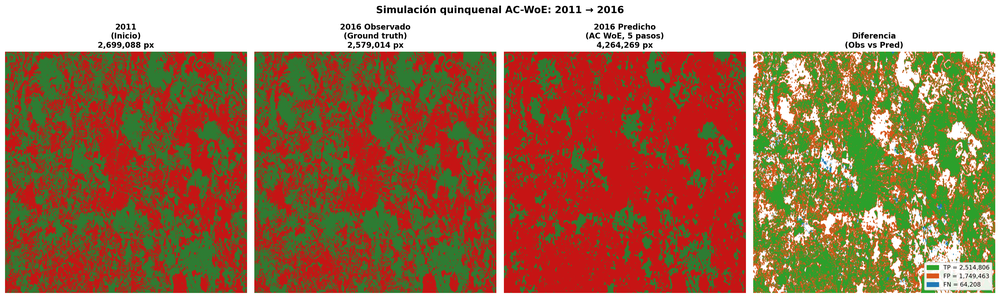
#> input picture data/processed/validation_quinquenal_2011_2016_v3_weighted/summary_2011_to_2016.png, 1000 x 298 px, shrunk from 3582 x 1067 before the run, given as the content of the folder D:/maestria/Tesis/AC-CityExpansion/data/raw, which was not available
$ jupyter execute --allow-errors 03_batch_processing.ipynb   (text cells are left out)
#> lines starting #> are read from the running program, lines starting #| are printed output that depends on the picture; after the words box and inside, x2 and y2 are one past the last pixel; in counts of white or black regions, pixels touching at a corner belong together; pictures that were not available may be replaced by others from this repository, and a replacement may not be noted
[cell 1]
# 1. Importar librerías necesarias
import os
import sys
import numpy as np
import pandas as pd
import matplotlib.pyplot as plt
from pathlib import Path
import cv2
from PIL import Image
import pickle
import json
from datetime import datetime
import warnings
warnings.filterwarnings('ignore')

# Librerías para procesamiento de imágenes
from skimage.feature import local_binary_pattern
from skimage import filters, morphology, measure, segmentation
from scipy import ndimage
from sklearn.cluster import MiniBatchKMeans
from sklearn.preprocessing import RobustScaler
from sklearn.metrics import silhouette_score, calinski_harabasz_score

print("✅ Librerías importadas correctamente")
print(f"Fecha de ejecución: {datetime.now().strftime('%Y-%m-%d %H:%M:%S')}")

[cell 2]
# 2. Configurar rutas y verificar archivos
project_root = Path(r"D:\maestria\Tesis\AC-CityExpansion")
raw_data_path = project_root / "data" / "raw"
processed_data_path = project_root / "data" / "processed"
results_path = project_root / "results"

# Crear directorios si no existen
processed_data_path.mkdir(parents=True, exist_ok=True)
results_path.mkdir(parents=True, exist_ok=True)

# Buscar todas las imágenes en la carpeta raw
image_files = list(raw_data_path.glob("*.jpg"))
image_files.extend(list(raw_data_path.glob("*.png")))
image_files.extend(list(raw_data_path.glob("*.tif")))

# Filtrar archivos que no son metadatos
image_files = [f for f in image_files if not f.name.startswith('.') and 'metadata' not in f.name.lower()]
image_files.sort()  # Ordenar por nombre (cronológicamente)

print(f"📁 Rutas configuradas:")
print(f"  • Datos originales: {raw_data_path}")
print(f"  • Datos procesados: {processed_data_path}")
print(f"  • Resultados: {results_path}")
print(f"\n📸 Imágenes encontradas: {len(image_files)}")

# Mostrar las primeras y últimas imágenes
if image_files:
    print(f"  • Primera imagen: {image_files[0].name}")
    print(f"  • Última imagen: {image_files[-1].name}")

    # Extraer años de los nombres de archivo
    years = []
    for img_file in image_files:
        # Extraer año del nombre del archivo (formato: qrtro_12_YYYY.jpg)
        try:
            year = int(img_file.stem.split('_')[-1])
            years.append(year)
        except:
            print(f"⚠️ No se pudo extraer el año de: {img_file.name}")

    if years:
        print(f"  • Rango temporal: {min(years)} - {max(years)} ({len(set(years))} años únicos)")
else:
    print("❌ No se encontraron imágenes para procesar")

[cell 3]
# 3. Funciones para extracción de características (basadas en el notebook original)

def extract_lbp_features(image, radius=3, n_points=24):
    """Extrae características Local Binary Pattern"""
    gray = cv2.cvtColor(image, cv2.COLOR_RGB2GRAY) if len(image.shape) == 3 else image
    lbp = local_binary_pattern(gray, n_points, radius, method='uniform')
    return lbp.astype(np.float32)

def extract_sobel_features(image):
    """Extrae características de gradientes Sobel"""
    gray = cv2.cvtColor(image, cv2.COLOR_RGB2GRAY) if len(image.shape) == 3 else image
    sobel_x = filters.sobel_h(gray)
    sobel_y = filters.sobel_v(gray)
    sobel_mag = np.sqrt(sobel_x**2 + sobel_y**2)
    return sobel_mag.astype(np.float32)

def extract_color_features(image):
    """Extrae características de color HSV"""
    if len(image.shape) == 3:
        hsv = cv2.cvtColor(image, cv2.COLOR_RGB2HSV)
        return hsv[:,:,1].astype(np.float32)  # Saturación
    else:
        return np.zeros_like(image, dtype=np.float32)

def extract_variance_features(image, window_size=15):
    """Extrae características de varianza local"""
    gray = cv2.cvtColor(image, cv2.COLOR_RGB2GRAY) if len(image.shape) == 3 else image

    # Calcular varianza local usando filtros
    kernel = np.ones((window_size, window_size)) / (window_size * window_size)
    mean = cv2.filter2D(gray.astype(np.float32), -1, kernel)
    mean_sq = cv2.filter2D((gray.astype(np.float32))**2, -1, kernel)
    variance = mean_sq - mean**2

    return variance.astype(np.float32)

def extract_all_features(image):
    """Extrae todas las características de una imagen"""
    print("    📊 Extrayendo características...")

    # LBP
    lbp = extract_lbp_features(image)

    # Sobel
    sobel = extract_sobel_features(image)

    # Color (saturación HSV)
    saturation = extract_color_features(image)

    # Varianza local
    variance = extract_variance_features(image)

    # Combinar características en un array plano
    h, w = image.shape[:2]
    features = np.column_stack([
        lbp.flatten(),
        sobel.flatten(),
        saturation.flatten(),
        variance.flatten()
    ])

    return features, (h, w)

print("✅ Funciones de extracción de características definidas")

[cell 4]
# 4. Funciones para clustering y clasificación semántica (CORREGIDAS)

def perform_clustering(features, n_clusters=5, random_state=42):
    """Realiza clustering K-means en las características"""
    print(f"    🎯 Aplicando K-means con {n_clusters} clusters...")

    # Normalizar características
    scaler = RobustScaler()
    features_scaled = scaler.fit_transform(features)

    # Aplicar K-means
    kmeans = MiniBatchKMeans(
        n_clusters=n_clusters,
        random_state=random_state,
        batch_size=1000,
        max_iter=100
    )
    labels = kmeans.fit_predict(features_scaled)

    return labels, kmeans, scaler

def classify_clusters_to_semantic(features, labels, image_shape):
    """Clasifica clusters en categorías semánticas urbano-rural-vegetación (MEJORADA)"""
    print("    🏷️ Asignando clases semánticas...")

    # Calcular estadísticas por cluster
    unique_labels = np.unique(labels)
    cluster_stats = {}

    h, w = image_shape
    labels_2d = labels.reshape(h, w)

    for cluster_id in unique_labels:
        mask = labels_2d == cluster_id
        if np.sum(mask) == 0:
            continue

        # Estadísticas de características
        cluster_features = features[labels == cluster_id]

        lbp_mean = np.mean(cluster_features[:, 0])
        sobel_mean = np.mean(cluster_features[:, 1])
        sat_mean = np.mean(cluster_features[:, 2])
        var_mean = np.mean(cluster_features[:, 3])

        cluster_stats[cluster_id] = {
            'lbp': lbp_mean,
            'sobel': sobel_mean,
            'saturation': sat_mean,
            'variance': var_mean,
            'size': np.sum(mask)
        }

    # REGLAS DE CLASIFICACIÓN MEJORADAS Y MÁS ROBUSTAS
    semantic_mapping = {}

    # Normalizar estadísticas para mejor comparación
    all_sobel = [stats['sobel'] for stats in cluster_stats.values()]
    all_sat = [stats['saturation'] for stats in cluster_stats.values()]
    all_var = [stats['variance'] for stats in cluster_stats.values()]
    all_lbp = [stats['lbp'] for stats in cluster_stats.values()]

    # Calcular percentiles para clasificación adaptativa
    sobel_high = np.percentile(all_sobel, 70)
    sobel_low = np.percentile(all_sobel, 30)
    sat_high = np.percentile(all_sat, 70)
    sat_low = np.percentile(all_sat, 30)
    var_high = np.percentile(all_var, 70)
    lbp_high = np.percentile(all_lbp, 70)

    print(f"    📊 Umbrales adaptativos:")
    print(f"      • Sobel alto: {sobel_high:.3f}, bajo: {sobel_low:.3f}")
    print(f"      • Saturación alta: {sat_high:.3f}, baja: {sat_low:.3f}")
    print(f"      • Varianza alta: {var_high:.3f}")

    for cluster_id, stats in cluster_stats.items():
        size_factor = stats['size'] / (h * w)  # Proporción del cluster

        # REGLAS DE CLASIFICACIÓN MEJORADAS:

        # 1. URBANO: Alto contraste (Sobel) + textura compleja (LBP alto)
        if (stats['sobel'] > sobel_high and stats['lbp'] > lbp_high) or \
           (stats['sobel'] > sobel_high and stats['saturation'] < sat_low):
            semantic_mapping[cluster_id] = {
                'label': 'Urbano',
                'confidence': min(0.9, 0.6 + (stats['sobel'] - sobel_high) / sobel_high)
            }

        # 2. VEGETACIÓN: Alta saturación + varianza media-alta
        elif stats['saturation'] > sat_high and stats['variance'] > var_high:
            semantic_mapping[cluster_id] = {
                'label': 'Vegetación',
                'confidence': min(0.9, 0.6 + (stats['saturation'] - sat_high) / sat_high)
            }

        # 3. CARRETERAS/INFRAESTRUCTURA: Sobel medio-alto + saturación muy baja + textura uniforme
        elif stats['sobel'] > sobel_low and stats['saturation'] < sat_low and stats['variance'] < var_high:
            semantic_mapping[cluster_id] = {
                'label': 'Urbano',  # Agrupar con urbano
                'confidence': 0.7
            }

        # 4. RURAL/SUELO DESNUDO: Baja saturación + baja varianza + bajo sobel
        else:
            semantic_mapping[cluster_id] = {
                'label': 'Rural',
                'confidence': 0.7
            }

    # VERIFICACIÓN DE DISTRIBUCIÓN BALANCEADA
    class_counts = {'Urbano': 0, 'Vegetación': 0, 'Rural': 0}
    for cluster_id, info in semantic_mapping.items():
        class_counts[info['label']] += cluster_stats[cluster_id]['size']

    total_pixels = sum(class_counts.values())
    for class_name, count in class_counts.items():
        percentage = 100.0 * count / total_pixels if total_pixels > 0 else 0
        print(f"    • {class_name}: {percentage:.1f}%")

    # Si una clase domina demasiado (>90%), redistribuir
    dominant_class = max(class_counts.items(), key=lambda x: x[1])
    if dominant_class[1] / total_pixels > 0.9:
        print(f"    ⚠️ Redistribuyendo - {dominant_class[0]} domina con {100*dominant_class[1]/total_pixels:.1f}%")

        # Reasignar algunos clusters grandes a otras clases
        sorted_clusters = sorted(cluster_stats.items(), key=lambda x: x[1]['size'], reverse=True)
        reassigned = 0

        for cluster_id, stats in sorted_clusters:
            if semantic_mapping[cluster_id]['label'] == dominant_class[0] and reassigned < 2:
                # Reasignar basándose en características secundarias
                if stats['saturation'] > np.median(all_sat):
                    semantic_mapping[cluster_id]['label'] = 'Vegetación'
                elif stats['sobel'] > np.median(all_sobel):
                    semantic_mapping[cluster_id]['label'] = 'Urbano'
                else:
                    semantic_mapping[cluster_id]['label'] = 'Rural'
                reassigned += 1

    return semantic_mapping, cluster_stats

print("✅ Funciones de clustering y clasificación semántica CORREGIDAS")

[cell 5]
# 5. Funciones para refinamiento espacial y post-procesamiento

def apply_morphological_operations(labels, min_size=50):
    """Aplica operaciones morfológicas para limpiar la segmentación"""
    result = labels.copy()
    unique_labels = np.unique(labels)

    for label in unique_labels:
        if label == 0:
            continue

        mask = (labels == label)
        # Eliminar objetos pequeños
        cleaned = morphology.remove_small_objects(mask, min_size=min_size)
        # Cerrado morfológico
        cleaned = ndimage.binary_closing(cleaned, structure=np.ones((3,3)))
        # Rellenar agujeros
        cleaned = ndimage.binary_fill_holes(cleaned)

        result[mask & ~cleaned] = 0

    return result

def refine_segmentation(labels, image):
    """Refina la segmentación usando información espacial"""
    # Aplicar watershed para mejorar bordes
    gray = cv2.cvtColor(image, cv2.COLOR_RGB2GRAY) if len(image.shape) == 3 else image
    edges = filters.sobel(gray)
    refined = segmentation.watershed(edges, labels, mask=np.ones_like(labels, dtype=bool))
    return refined

def simplify_to_three_classes(semantic_labels, semantic_mapping):
    """Simplifica a las 3 clases finales: Urbano, Vegetación, Rural"""
    simplified_labels = np.zeros_like(semantic_labels)

    # Mapeo de clases semánticas a clases simplificadas
    class_mapping = {
        'Urbano': 1,
        'Vegetación': 2,
        'Rural': 3
    }

    for cluster_id, info in semantic_mapping.items():
        semantic_class = info['label']
        simplified_class = class_mapping[semantic_class]

        mask = semantic_labels == cluster_id
        simplified_labels[mask] = simplified_class

    return simplified_labels

def create_rgb_visualization(simplified_labels):
    """Crea una visualización RGB de la segmentación simplificada"""
    class_colors = {
        1: [0.8, 0.1, 0.1],  # Rojo para urbano
        2: [0.1, 0.6, 0.1],  # Verde para vegetación
        3: [0.8, 0.7, 0.3]   # Beige para rural
    }

    h, w = simplified_labels.shape
    rgb_map = np.zeros((h, w, 3))

    for class_id, color in class_colors.items():
        mask = simplified_labels == class_id
        rgb_map[mask] = color

    return rgb_map

print("✅ Funciones de refinamiento y post-procesamiento definidas")

[cell 6]
# 6. Función principal de procesamiento de una imagen

def process_single_image(image_path, output_dir, save_intermediates=False):
    """Procesa una sola imagen y genera la segmentación urbano-rural-vegetación"""

    print(f"\n🖼️ Procesando: {image_path.name}")

    try:
        # 1. Cargar imagen
        image = np.array(Image.open(image_path))
        if len(image.shape) == 3 and image.shape[2] == 4:  # RGBA
            image = image[:,:,:3]  # Convertir a RGB

        print(f"    📐 Dimensiones: {image.shape}")

        # 2. Extracción de características
        features, image_shape = extract_all_features(image)

        # 3. Clustering
        labels, kmeans, scaler = perform_clustering(features, n_clusters=5)

        # 4. Clasificación semántica
        semantic_mapping, cluster_stats = classify_clusters_to_semantic(features, labels, image_shape)

        # 5. Reshape labels a forma 2D
        labels_2d = labels.reshape(image_shape)

        # 6. Refinamiento espacial
        print("    🔧 Aplicando refinamiento espacial...")
        cleaned_labels = apply_morphological_operations(labels_2d)
        refined_labels = refine_segmentation(cleaned_labels, image)

        # 7. Simplificación a 3 clases
        print("    🎯 Simplificando a 3 clases...")
        simplified_labels = simplify_to_three_classes(refined_labels, semantic_mapping)

        # 8. Crear visualización RGB
        rgb_visualization = create_rgb_visualization(simplified_labels)

        # 9. Calcular estadísticas
        stats = {}
        class_names = {1: 'Urbano', 2: 'Vegetación', 3: 'Rural'}
        total_pixels = simplified_labels.size

        for class_id, class_name in class_names.items():
            count = np.sum(simplified_labels == class_id)
            percentage = 100.0 * count / total_pixels
            stats[class_name] = {
                'pixels': int(count),
                'percentage': float(percentage)
            }

        # 10. Preparar nombres de archivos de salida
        base_name = image_path.stem

        # 11. Guardar resultados
        print("    💾 Guardando resultados...")

        # Guardar etiquetas simplificadas como numpy array
        labels_file = output_dir / f"{base_name}_labels.npy"
        np.save(labels_file, simplified_labels)

        # Guardar visualización RGB
        rgb_file = output_dir / f"{base_name}_segmentation.png"
        plt.imsave(rgb_file, rgb_visualization)

        # Guardar estadísticas
        stats_file = output_dir / f"{base_name}_stats.json"
        with open(stats_file, 'w') as f:
            json.dump(stats, f, indent=2)

        # Guardar metadatos del procesamiento
        metadata = {
            'source_image': str(image_path),
            'processing_date': datetime.now().isoformat(),
            'image_shape': image_shape,
            'n_clusters': 5,
            'semantic_mapping': {str(k): v for k, v in semantic_mapping.items()},
            'statistics': stats
        }

        metadata_file = output_dir / f"{base_name}_metadata.json"
        with open(metadata_file, 'w') as f:
            json.dump(metadata, f, indent=2)

        # Opcionalmente guardar resultados intermedios
        if save_intermediates:
            # Guardar imagen original redimensionada si es necesario
            original_file = output_dir / f"{base_name}_original.png"
            plt.imsave(original_file, image)

            # Guardar clusters sin procesar
            clusters_rgb = create_rgb_visualization(labels_2d)
            clusters_file = output_dir / f"{base_name}_clusters.png"
            plt.imsave(clusters_file, clusters_rgb)

        print(f"    ✅ Completado. Estadísticas:")
        for class_name, stat in stats.items():
            print(f"      • {class_name}: {stat['pixels']:,} píxeles ({stat['percentage']:.1f}%)")

        return {
            'success': True,
            'stats': stats,
            'files': {
                'labels': labels_file,
                'visualization': rgb_file,
                'stats': stats_file,
                'metadata': metadata_file
            }
        }

    except Exception as e:
        print(f"    ❌ Error procesando {image_path.name}: {str(e)}")
        return {
            'success': False,
            'error': str(e),
            'files': {}
        }

print("✅ Función principal de procesamiento definida")

[cell 7]
# 7. Procesamiento en lote de todas las imágenes

def process_all_images():
    """Procesa todas las imágenes en la carpeta raw"""

    print(f"\n🚀 INICIANDO PROCESAMIENTO EN LOTE")
    print(f"Número total de imágenes: {len(image_files)}")
    print("=" * 60)

    # Crear subdirectorio para los resultados con timestamp
    timestamp = datetime.now().strftime("%Y%m%d_%H%M%S")
    batch_output_dir = processed_data_path / f"batch_{timestamp}"
    batch_output_dir.mkdir(exist_ok=True)

    # Registros para el resumen final
    processing_log = []
    successful_count = 0
    failed_count = 0
    total_stats = {'Urbano': [], 'Vegetación': [], 'Rural': []}

    # Procesar cada imagen
    for i, image_file in enumerate(image_files, 1):
        print(f"\n[{i}/{len(image_files)}] ", end="")

        result = process_single_image(
            image_file,
            batch_output_dir,
            save_intermediates=(i <= 3)  # Guardar intermedios solo para las primeras 3 imágenes
        )
#> in process_single_image, image is the input picture: shape (298, 1000, 4); mean R, G, B, A 160.4, 120.5, 88.6, 255
#|     📐 Dimensiones: (298, 1000, 3)
#> in extract_lbp_features, `gray = cv2.cvtColor(image, cv2.COLOR_RGB2GRAY) if len(image.shape) == ..`:
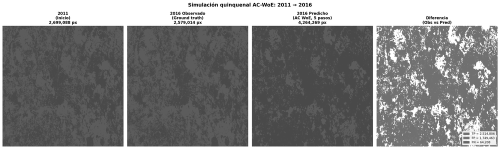
#> gray: shape (298, 1000) (shown at 1/2 size); min 0, max 255, mean 128.8
#> in extract_lbp_features, `lbp = local_binary_pattern(gray, n_points, radius, method='uniform')`:
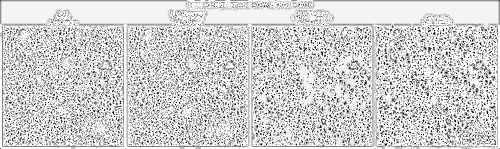
#> lbp: shape (298, 1000) float64 (shown at 1/2 size); min 0, max 25, mean 20.5; drawn with min black and max white
#> in extract_sobel_features, `sobel_y = filters.sobel_v(gray)`:
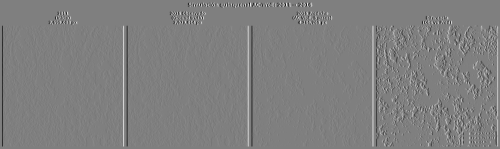
#> sobel_y: shape (298, 1000) float64 (shown at 1/2 size); min -1, max 1, mean -1.97e-19; drawn with min black and max white
#> in extract_sobel_features, `sobel_mag = np.sqrt(sobel_x**2 + sobel_y**2)`:
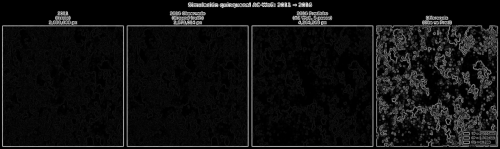
#> sobel_mag: shape (298, 1000) float64 (shown at 1/2 size); min 0, max 1.05, mean 0.0707; drawn with min black and max white
#> in extract_color_features, `return hsv[:,:,1].astype(np.float32)`:
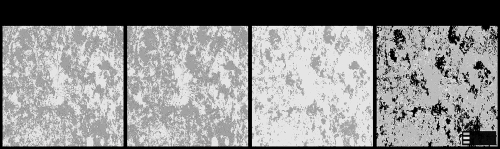
#> returned value: shape (298, 1000) float32 (shown at 1/2 size); min 0, max 255, mean 144.4
#> in extract_variance_features, `mean = cv2.filter2D(gray.astype(np.float32), -1, kernel)`:
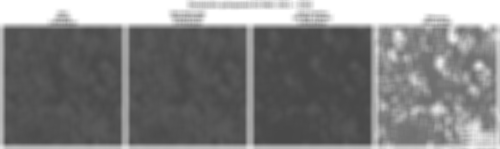
#> mean: shape (298, 1000) float32 (shown at 1/2 size); min 72.9, max 255, mean 128.6
#> in extract_variance_features, `mean_sq = cv2.filter2D((gray.astype(np.float32))**2, -1, kernel)`:
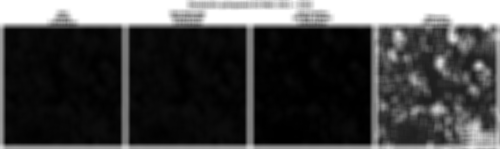
#> mean_sq: shape (298, 1000) float32 (shown at 1/2 size); min 5323.6, max 65025, mean 21666.5; drawn with min black and max white
#> in extract_variance_features, `variance = mean_sq - mean**2`:
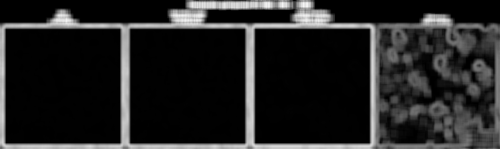
#> variance: shape (298, 1000) float32 (shown at 1/2 size); min 0, max 9329.1, mean 1342.8; drawn with min black and max white
#> in process_single_image, `features, image_shape = extract_all_features(image)`: image_shape = (298, 1000)
#> in classify_clusters_to_semantic, `unique_labels = np.unique(labels)`: unique_labels = [0, 1, 2, 3, 4]
#> in classify_clusters_to_semantic, `h, w = image_shape`: h = 298; w = 1000
#> in classify_clusters_to_semantic, `labels_2d = labels.reshape(h, w)`:
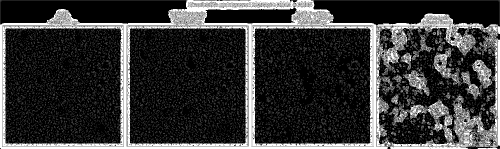
#> labels_2d: shape (298, 1000) int32 (shown at 1/2 size); min 0, max 4, mean 0.866; drawn with min black and max white
#> the loop in classify_clusters_to_semantic, `for cluster_id in unique_labels:` made 5 passes
#> (lbp_mean, sobel_mean, sat_mean, var_mean) on passes 1 to 5: (24.04, 0.0208, 161.5, 232), (3.4, 0.0565, 149.2, 800), (23.29, 0.34, 113.5, 3687), (15.04, 0.644, 56.01, 5981.9), (23.31, 0.0333, 92.22, 5198.4)
#> pass 1, in classify_clusters_to_semantic, `mask = labels_2d == cluster_id`:
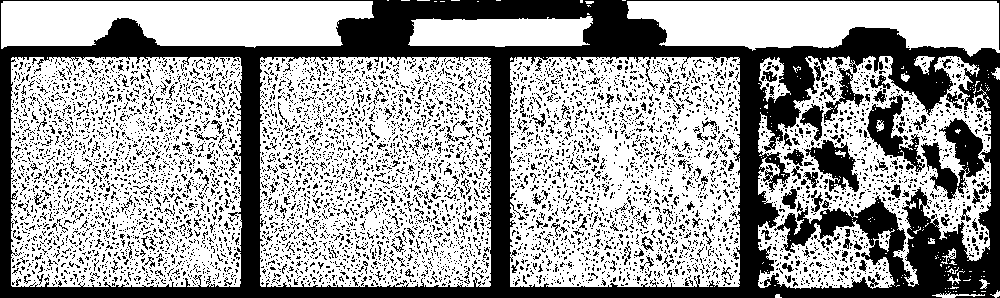
#> mask: shape (298, 1000) bool; 63.2% white; 6544 black regions (6291 under 20 px), largest, box (x1, y1, x2, y2) and area: (0, 0, 1000, 298) 67853, (921, 118, 986, 199) 2243, (867, 94, 925, 172) 1633
#> after the loop in classify_clusters_to_semantic, `for cluster_id in unique_labels:`: cluster_stats = 5 items
#> in classify_clusters_to_semantic, `all_sobel = [stats['sobel'] for stats in cluster_stats.values()]`: all_sobel = [0.0208, 0.0565, 0.34, 0.644, 0.0333]
#> (the rest of the program and of its run is left out)
